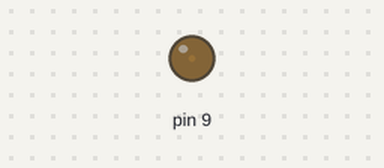
The sketch below on a simulated Arduino Uno, built with avr-gcc and run on an emulated ATmega328P. Shown: output pins drawn as LEDs (lit = HIGH).

Above: at 0.05 s.
At 0.6 s:
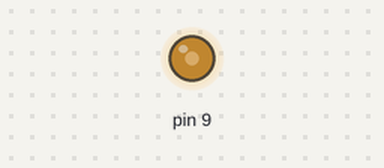
At 1.15 s:
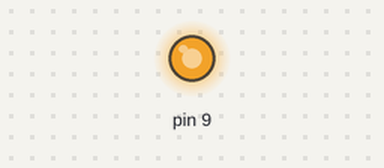
At 2.3 s:
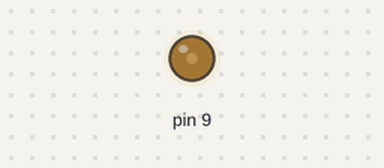
Timing chart, 0 to 6.0 s (numbered marks = the images above):
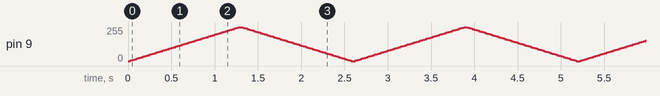

The sketch:

LASER_MODULE.ino
```cpp
int pos = 0;

void setup() {
  pinMode(9, OUTPUT);
}

void loop() {
  for (pos = 0; pos <= 255; pos+=5)
  {

    analogWrite(9, pos);
    delay(25);
  }
  for (pos = 255; pos >= 0; pos-=5)
  {
    analogWrite(9, pos);
    delay(25);
  }
}
```
